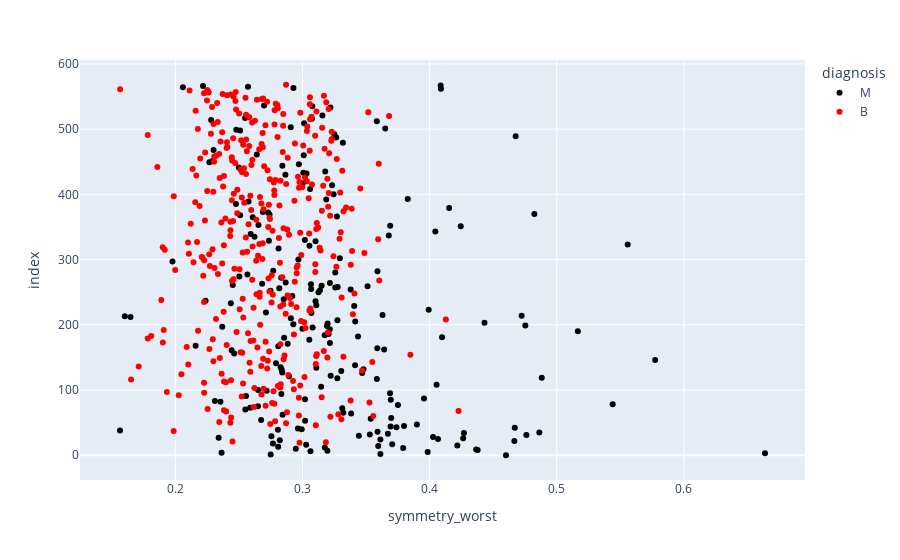

Here is the notebook cell this chart was saved with:
### Code cell
px.scatter(data_frame=df,x='symmetry_worst',color='diagnosis',color_discrete_sequence=['black','red'])

### Figure 1 — Plotly figure (JSON) as saved in the notebook; plotly's stock layout.template omitted (floating-point values rounded to 4 significant figures; data arrays with more than 128 entries replaced by an {"elided": "..."} marker saying what was removed)
{"data": [{"hovertemplate": "diagnosis=M<br>symmetry_worst=%{x}<br>index=%{y}<extra></extra>", "legendgroup": "M", "marker": {"color": "black", "symbol": "circle"}, "mode": "markers", "name": "M", "orientation": "h", "showlegend": true, "type": "scatter", "x": {"elided": "212 float values"}, "xaxis": "x", "y": {"elided": "212 int values"}, "yaxis": "y"}, {"hovertemplate": "diagnosis=B<br>symmetry_worst=%{x}<br>index=%{y}<extra></extra>", "legendgroup": "B", "marker": {"color": "red", "symbol": "circle"}, "mode": "markers", "name": "B", "orientation": "h", "showlegend": true, "type": "scatter", "x": {"elided": "357 float values"}, "xaxis": "x", "y": {"elided": "357 int values"}, "yaxis": "y"}], "layout": {"legend": {"title": {"text": "diagnosis"}, "tracegroupgap": 0}, "margin": {"t": 60}, "xaxis": {"anchor": "y", "domain": [0, 1], "title": {"text": "symmetry_worst"}}, "yaxis": {"anchor": "x", "domain": [0, 1], "title": {"text": "index"}}}}
